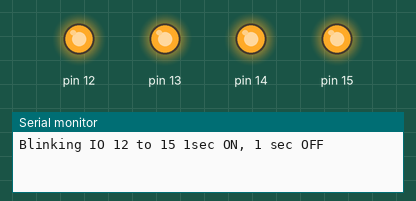
Simulated run of this sketch. Board: Arduino Uno, built with avr-gcc and run on an emulated ATmega328P. On the bench: output pins drawn as LEDs (lit = HIGH), the last lines printed to the serial monitor.

Above: at 0.5 s.
At 3.5 s:
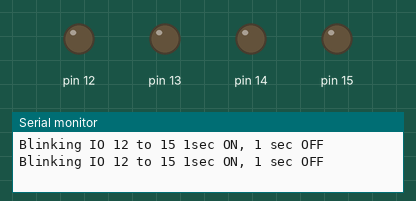
Timing chart, 0 to 4.6 s (numbered marks = the images above):
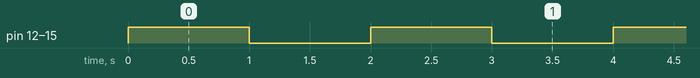

Measured:
- by itself, pin 12–15: alternates HIGH for 1.0 s and LOW for 1.0 s

The sketch:

MultiBlinkCheck.ino
```cpp
void setup() {
  Serial.begin(9600);
  //analogReference();
  pinMode(12, OUTPUT);
  pinMode(13, OUTPUT);
  pinMode(14, OUTPUT);
  pinMode(15, OUTPUT);
}

void loop() {
  Serial.println("Blinking IO 12 to 15 1sec ON, 1 sec OFF");
  digitalWrite(12, HIGH);
  digitalWrite(13, HIGH);
  digitalWrite(14, HIGH);
  digitalWrite(15, HIGH);
  delay(1000);
  digitalWrite(12, LOW);
  digitalWrite(13, LOW);
  digitalWrite(14, LOW);
  digitalWrite(15, LOW);
  delay(1000);
}
```
